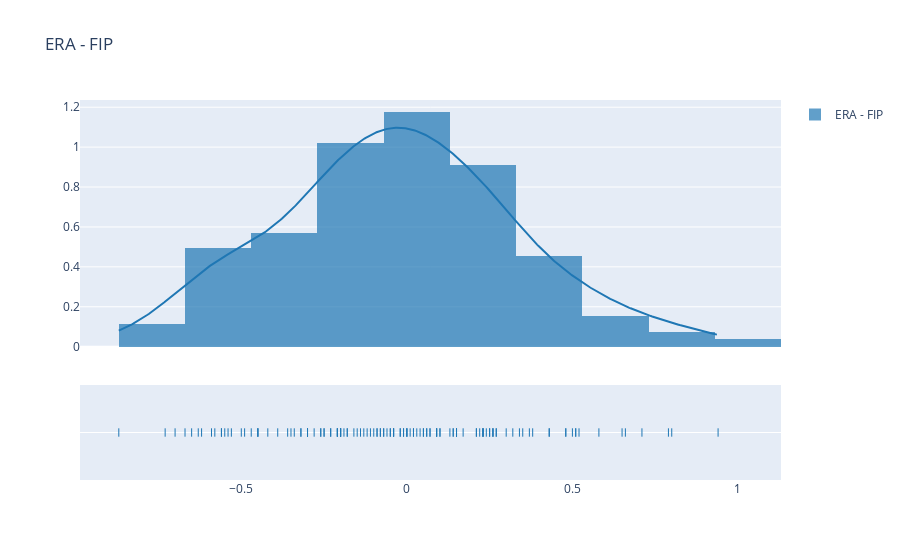

Write notebook code for a chart like this one.
### Code cell
fig = ff.create_distplot([np.array(fg_sav['E-F'])],group_labels = ['ERA - FIP'],bin_size = .2)
fig.update_layout(title_text='ERA - FIP')
fig.show()

### Figure 1 — Plotly figure (JSON) as saved in the notebook; plotly's stock layout.template omitted (floating-point values rounded to 4 significant figures; data arrays with more than 128 entries replaced by an {"elided": "..."} marker saying what was removed)
{"data": [{"autobinx": false, "histnorm": "probability density", "legendgroup": "ERA - FIP", "marker": {"color": "rgb(31, 119, 180)"}, "name": "ERA - FIP", "opacity": 0.7, "type": "histogram", "x": {"elided": "132 float values"}, "xaxis": "x", "xbins": {"end": 0.94, "size": 0.2, "start": -0.87}, "yaxis": "y"}, {"legendgroup": "ERA - FIP", "marker": {"color": "rgb(31, 119, 180)"}, "mode": "lines", "name": "ERA - FIP", "showlegend": false, "type": "scatter", "x": {"elided": "500 float values"}, "xaxis": "x", "y": {"elided": "500 float values"}, "yaxis": "y"}, {"legendgroup": "ERA - FIP", "marker": {"color": "rgb(31, 119, 180)", "symbol": "line-ns-open"}, "mode": "markers", "name": "ERA - FIP", "showlegend": false, "type": "scatter", "x": {"elided": "132 float values"}, "xaxis": "x", "y": {"elided": "132 str values"}, "yaxis": "y2"}], "layout": {"barmode": "overlay", "hovermode": "closest", "legend": {"traceorder": "reversed"}, "title": {"text": "ERA - FIP"}, "xaxis": {"anchor": "y2", "domain": [0, 1], "zeroline": false}, "yaxis": {"anchor": "free", "domain": [0.35, 1], "position": 0}, "yaxis2": {"anchor": "x", "domain": [0, 0.25], "dtick": 1, "showticklabels": false}}}
